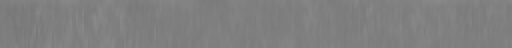
#> input picture tools/souls-extract/hud_fill_grain.png, 256 x 24 px (shown 2 times larger); its folder holds only this picture in this run
$ python segment_glyphs.py hud_fill_grain.png hud_fill_grain.png
#> lines starting #> are read from the running program, lines starting #| are printed output that depends on the picture
"""Cut a glyph sheet into individual glyphs, without cutting or leakage.

Two approaches were tried and the first was WRONG, which is worth recording.

A fixed grid (512/7 = ~70px cells) LOOKS right and is not: Elden Ring's SB_KG
is not a uniform grid. Glyph bounding boxes range 36-92 wide and 27-89 tall,
the OPTIONS label is about two cells wide, and the stick glyphs are taller than
one cell. A grid slices those in half. Donnie caught this by zooming in on a
contact sheet; the defect is invisible at thumbnail scale.

What works:
  1. Threshold alpha high (>200) to get glyph CORES, ignoring the soft glow
     which otherwise merges every glyph into one blob.
  2. Dilate slightly (r=3) and label, so the parts of one glyph join up - a
     d-pad is four separate arrows, a circled letter is a ring plus a letter.
     Bigger radii over-merge: r=9 collapses 49 glyphs into 14.
  3. VORONOI-ASSIGN every pixel to its nearest component, then mask each glyph
     to the pixels it owns. This is the step that matters. Cropping a plain
     rectangle pulls in whatever neighbouring glyph happens to fall inside it,
     which produced stray bars through half the set. Nearest-owner assignment
     keeps each glyph's own glow while making leakage impossible, and as a
     bonus it splits pairs that step 2 over-merged (OPTIONS and its pill).

Usage:
    python segment_glyphs.py <sheet.png> <outdir> [--sheet]
"""
from __future__ import annotations

import sys
from pathlib import Path

CORE_ALPHA = 200      # above the glow, below the glyph body
GROUP_RADIUS = 3      # joins parts of one glyph; larger over-merges
MIN_CORE_PX = 120     # discards specks


def segment(path: Path):
    """-> list of (index, RGBA Image) with each glyph isolated."""
    from PIL import Image
    import numpy as np
    from scipy import ndimage

    im = Image.open(path).convert("RGBA")
    a = np.asarray(im)
    alpha = a[..., 3]
#> alpha: shape (24, 256); every value is 255

    r = GROUP_RADIUS
    st = np.zeros((2 * r + 1, 2 * r + 1), bool)
    yy, xx = np.ogrid[-r:r + 1, -r:r + 1]
    st[xx * xx + yy * yy <= r * r] = True
    core = alpha > CORE_ALPHA
#> core: shape (24, 256) bool; every value is 1
    lbl, n = ndimage.label(ndimage.binary_dilation(core, st))
#> lbl: shape (24, 256) int32; every value is 1
#> n = 1

    _, (iy, ix) = ndimage.distance_transform_edt(lbl == 0, return_indices=True)
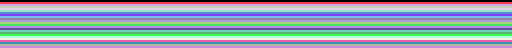
#> iy: shape (24, 256) int32 (shown 2 times larger); 24 distinct labels, from 0 to 23; one colour per label, 0 black
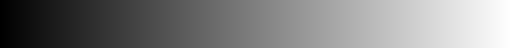
#> ix: shape (24, 256) int32 (shown 2 times larger); min 0, max 255, mean 127.5
    owner = lbl[iy, ix]
    sizes = ndimage.sum(core, lbl, range(1, n + 1))
#> sizes = [6144]

    out = []
    for i in range(1, n + 1):
        if sizes[i - 1] < MIN_CORE_PX:
            continue
        mine = (owner == i) & (alpha > 4)
        ys, xs = np.where(mine)
        if len(ys) < 100:
            continue
        box = (xs.min(), ys.min(), xs.max() + 1, ys.max() + 1)
        sub = a.copy()
        sub[..., 3] = np.where(owner == i, alpha, 0)     # only THIS glyph
        out.append((box, Image.fromarray(sub[box[1]:box[3], box[0]:box[2]], "RGBA")))
#> this loop made 1 pass
#> box on pass 1: (0, 0, 256, 24)
#> after the loop, out = 1 item

    out.sort(key=lambda g: (round(g[0][1] / 40), g[0][0]))   # reading order
    return [(i, img) for i, (_, img) in enumerate(out)]


if __name__ == "__main__":
    if len(sys.argv) < 3:
        print(__doc__)
        sys.exit(1)
    src, dest = Path(sys.argv[1]), Path(sys.argv[2])
    dest.mkdir(parents=True, exist_ok=True)
    glyphs = segment(src)
#> glyphs = 1 item
    for i, img in glyphs:
        img.save(dest / f"{i:02d}.png")
#> this loop made 1 pass
    print(f"{len(glyphs)} glyphs -> {dest}")
#| 1 glyphs -> hud_fill_grain.png
